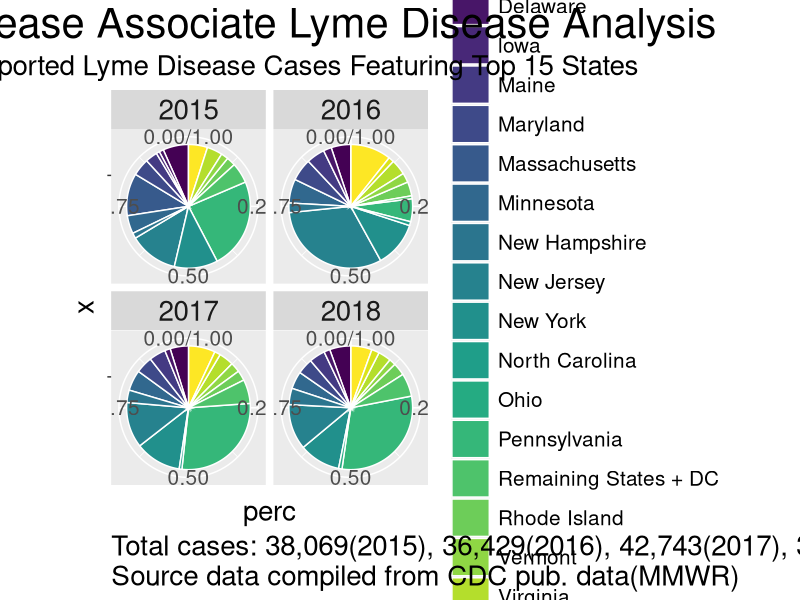
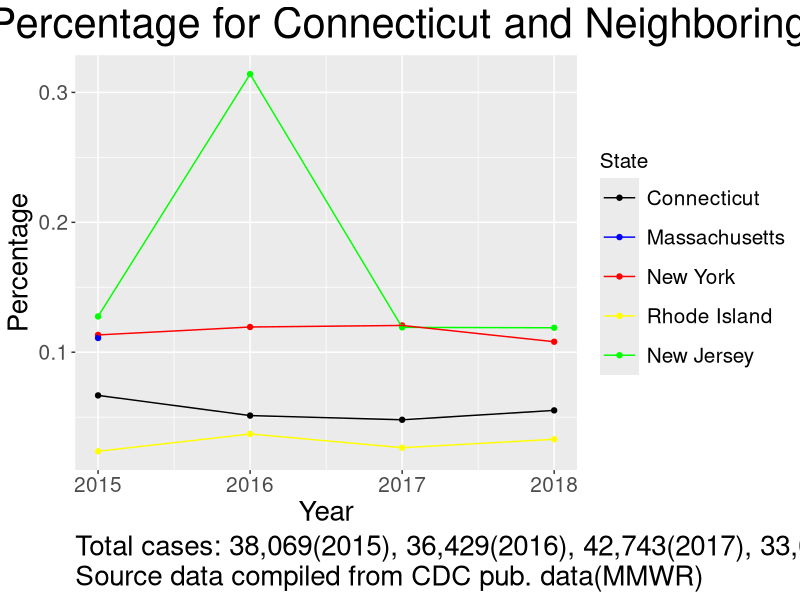

Reproduce these figures in R, in order.
## ---- chunk 1
library(tidyverse)
library(magrittr)
library(ggplot2)
## ---- chunk 2
data_2015 <- tibble(Year = c(rep(2015)), 
       State = c("Pennsylvania", 
                 "New Jersey",
                 "New York",
                 "Massachusetts",
                 "Connecticut",
                 "Wisconsin",
                 "Minnesota",
                 "Maryland",
                 "Virginia",
                 "Maine",
                 "Rhode Island",
                 "Vermont",
                 "New Hampshire",
                 "Delaware",
                 "lowa",
                 "Remaining States + DC"), 
       Value = c(9048, 
                 4855, 
                 4314,
                 4224,
                 2541,
                 1894,
                 1805,
                 1728,
                 1539,
                 1201,
                 904,
                 710,
                 529,
                 435,
                 318,
                 2024))

data_2016 <- tibble(Year = rep(2016), 
                    State = c("Pennsylvania", 
                              "New Jersey", 
                              "New York", 
                              "Wisconsin", 
                              "Minnesota", 
                              "Maryland", 
                              "Connecticut", 
                              "Maine", 
                              "Virginia", 
                              "Rhode Island", 
                              "New Hampshire", 
                              "Vermont", 
                              "Delaware", 
                              "West Virginia", 
                              "North Carolina", 
                              "Remaining States + DC"), 
                    Value = c(2181, 11443, 4350, 3882, 2295, 2126, 1866, 1748, 
                              1487, 1350, 903, 891, 761, 506, 368, 272))

data_2017 <- tibble(Year=rep(2017), 
    State = c("Pennsylvania",
      "New York",
      "New Jersey",
      "Wisconsin",
      "Minnesota",
      "Connecticut",
      "Maryland",
      "Maine",
      "Virginia",
      "New Hampshire",
      "Vermont",
      "Rhode Island",
      "West Virginia",
      "Delaware",
      "North Carolina",
      "Remaining States + DC"), 
    Value = c(11900,
              5155,
              5092,
              3000,
              2318,
              2051,
              1891,
              1850,
              1657,
              1381,
              1092,
              1132,
              648,
              608,
              295,
              2673))
data_2018  <- tibble(Year=rep(2018), 
  State=c("Pennsylvania",
      "New York",
      "New Jersey",
      "Wisconsin",
      "Minnesota",
      "Connecticut",
      "Maryland",
      "Maine",
      "Virginia",
      "New Hampshire",
      "Vermont",
      "Rhode Island",
      "West Virginia",
      "Delaware",
      "Ohio",
      "Remaining States + DC"),
  Value = c(10208, 3638, 4000, 1869, 1541, 
          1859, 1382, 1405, 1139, 1428, 576, 1111, 671, 520, 293, 2026) )
data <- rbind(data_2015, data_2016, data_2017, data_2018)
data <- data %>% 
  group_by(Year) %>% 
  mutate(perc = Value / sum(Value))
head(data)
## ---- chunk 3
ggplot(data, aes(x="", y=perc, fill=State)) +
  geom_bar(stat="identity", width=1, color="white") +
  scale_fill_viridis_d() +
  facet_wrap(~Year, ncol = 2) +
  coord_polar("y", start=0) +
  # theme_void() + # remove background, grid, numeric labels
  labs(title = "Lyme Disease Associate Lyme Disease Analysis",
       subtitle = "U.S. Reported Lyme Disease Cases Featuring Top 15 States",
       caption = 
       "Total cases: 38,069(2015), 36,429(2016), 42,743(2017), 33,666(2018)\nSource data compiled from CDC pub. data(MMWR)") +
  theme(legend.key.size = unit(1, "cm"),
        legend.key.width = unit(1, "cm"),
        legend.title = element_text(size=15),
        legend.text = element_text(size=15),
        plot.title = element_text(hjust = 0.5, size = 30),
        plot.subtitle = element_text(hjust = 0.5, size = 20),
        plot.caption = element_text(hjust = 0, size = 20),
        strip.text.x = element_text(size = 20),
        axis.text = element_text(size = 15),
        axis.title = element_text(size = 20)
        )
## ---- chunk 4
CT <- data %>% filter(State == "Connecticut" | 
                        State == "New Jersey" |
                        State == "Rhode Island" |
                        State == "Massachusetts" |
                        State == "New York")
ggplot(CT, aes(x=Year, y=perc, color=State, group=State)) + 
  geom_point() + 
  geom_line() +
  scale_color_manual(breaks = c("Connecticut", "Massachusetts", 
                                "New York", "Rhode Island", "New Jersey"),
                        values = c("black", "blue", "red", "yellow", "green")) +
  labs(title = "Lyme Disease Percentage for Connecticut and Neighboring States",
       y = "Percentage",
       caption = 
       "Total cases: 38,069(2015), 36,429(2016), 42,743(2017), 33,666(2018)\nSource data compiled from CDC pub. data(MMWR)") +
  theme(legend.key.size = unit(1, "cm"),
        legend.key.width = unit(1, "cm"),
        legend.title = element_text(size=15),
        legend.text = element_text(size=15),
        plot.title = element_text(hjust = 0.5, size = 30),
        plot.caption = element_text(hjust = 0, size = 20),
        strip.text.x = element_text(size = 20),
        axis.text = element_text(size = 15),
        axis.title = element_text(size = 20)
        )
